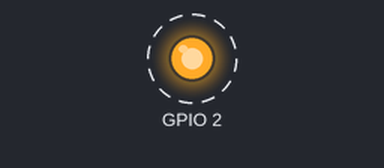
A sketch run on a simulated ESP32. Parts: output pins drawn as LEDs (lit = HIGH). Dashed ring = blinking. What the sketch prints to the serial monitor is not drawn.

Above: at 0.2 s.
Timing chart, 0 to 3.0 s (numbered marks = the images above):
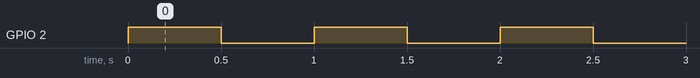

Measured:
- by itself, GPIO 2: alternates HIGH for 0.50 s and LOW for 0.50 s

The sketch:

taller_ok.ino
```cpp
// Fase 0: prueba mínima de arranque en QEMU (ESP32 clásico).
// Imprime la marca de éxito y hace parpadear GPIO2 cada 500 ms.

void setup() {
  Serial.begin(115200);
  pinMode(2, OUTPUT);
}

void loop() {
  Serial.println("TALLER-OK arduino");
  digitalWrite(2, !digitalRead(2));
  delay(500);
}
```
